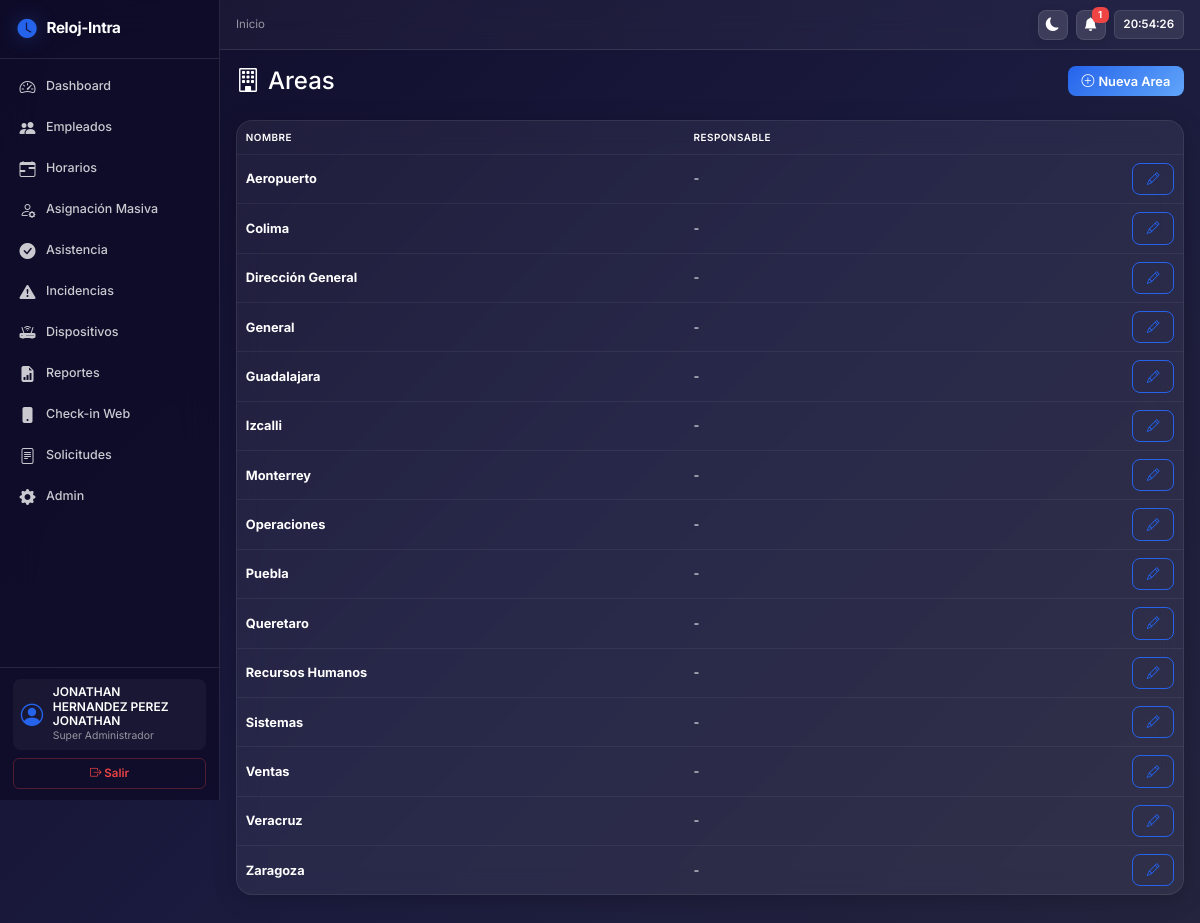
Screenshot of /organizacion/areas/ (signed in) with the database file from the repository.
### apps/cuentas/models.py (models this page shows, shortened)
class Usuario(AbstractUser):
    ROLES = [
        ('normal', 'Normal'),
        ('admin', 'Administrador'),
        ('superadmin', 'Super Administrador'),
    ]
    rol = models.CharField('Rol', max_length=20, choices=ROLES, default='normal')
    debe_cambiar_password = models.BooleanField('Debe cambiar contraseña', default=False)
    class Meta:
        verbose_name = 'Usuario'
        verbose_name_plural = 'Usuarios'
        db_table = 'usuarios'

### apps/organizacion/models.py (models this page shows, shortened)
class Area(models.Model):
    nombre = models.CharField('Nombre', max_length=100, unique=True)
    responsable = models.ForeignKey(
        'empleados.Empleado', on_delete=models.SET_NULL,
        null=True, blank=True, verbose_name='Responsable',
        related_name='area_responsable'
    )
    class Meta:
        verbose_name = 'Area'
        verbose_name_plural = 'Areas'
        db_table = 'areas'
        ordering = ['nombre']

### apps/organizacion/views.py (the view)
# urls.py: path('areas/', views.lista_areas, name='lista-areas'),
@staff_member_required
def lista_areas(request):
    areas = Area.objects.all().select_related('responsable')
    return render(request, 'organizacion/areas.html', {'areas': areas})

### templates/organizacion/areas.html (shortened to what this page needs)
{% extends 'base.html' %}
{% block content %}
<div class="d-flex justify-content-between align-items-center mb-4">
    <h4 class="mb-0"><i class="bi bi-building me-2"></i>Areas</h4>
    <a href="{% url 'nueva-area' %}" class="btn btn-primary btn-sm"><i class="bi bi-plus-circle me-1"></i>Nueva Area</a>
</div>
<div class="card">
    <div class="card-body p-0">
        <table class="table table-hover mb-0">
            <thead><tr><th>Nombre</th><th>Responsable</th><th></th></tr></thead>
            <tbody>
                {% for a in areas %}
                <tr>
                    <td><strong>{{ a.nombre }}</strong></td>
                    <td>{{ a.responsable|default:'-' }}</td>
                    <td class="text-end"><a href="{% url 'editar-area' a.id %}" class="btn btn-sm btn-outline-primary"><i class="bi bi-pencil"></i></a></td>
                </tr>
                {% empty %}
                <tr><td colspan="3" class="text-center text-muted">Sin areas registradas</td></tr>
                {% endfor %}
            </tbody>
        </table>
    </div>
</div>
{% endblock %}

### templates/base.html (shortened to what this page needs)
<!DOCTYPE html>
<html lang="es-mx">
<head>
    <link href="https://cdn.jsdelivr.net/npm/bootstrap@5.3.3/dist/css/bootstrap.min.css" rel="stylesheet">
    <link rel="stylesheet" href="https://cdn.jsdelivr.net/npm/bootstrap-icons@1.11.3/font/bootstrap-icons.min.css">
    <link href="https://unpkg.com/aos@2.3.1/dist/aos.css" rel="stylesheet">
    <link rel="stylesheet" href="/static/css/style.css">
</head>
<body>
    {% if user.is_authenticated %}
    <nav class="sidebar" id="sidebar" {% if not request.resolver_match.url_name == 'login' %}data-aos="fade-right" data-aos-duration="600"{% endif %}>
        <div class="sidebar-header">
            <i class="bi bi-clock-fill"></i>
            <span class="sidebar-brand">Reloj-Intra</span>
        </div>
        <ul class="nav flex-column flex-grow-1">
            <li class="nav-item">
                <a class="nav-link {% if request.resolver_match.url_name == 'dashboard' %}active{% endif %}" href="{% url 'dashboard' %}">
                    <i class="bi bi-speedometer2"></i>
                    <span>Dashboard</span>
                </a>
            </li>
            {% if user.rol != 'normal' %}
            <li class="nav-item">
                <a class="nav-link {% if 'empleados' in request.path %}active{% endif %}" href="{% url 'lista-empleados' %}">
                    <i class="bi bi-people-fill"></i>
                    <span>Empleados</span>
                </a>
            </li>
            <li class="nav-item">
                <a class="nav-link {% if 'horarios' in request.path %}active{% endif %}" href="{% url 'lista-horarios' %}">
                    <i class="bi bi-calendar-range"></i>
                    <span>Horarios</span>
                </a>
            </li>
            <li class="nav-item">
                <a class="nav-link {% if 'asignacion-masiva' in request.path %}active{% endif %}" href="{% url 'asignacion-masiva' %}">
                    <i class="bi bi-person-gear"></i>
                    <span>Asignación Masiva</span>
                </a>
            </li>
            <li class="nav-item">
                <a class="nav-link {% if 'asistencia' in request.path %}active{% endif %}" href="{% url 'buscar-asistencia' %}">
                    <i class="bi bi-check-circle-fill"></i>
                    <span>Asistencia</span>
                </a>
            </li>
            <li class="nav-item">
                <a class="nav-link {% if 'incidencias' in request.path %}active{% endif %}" href="{% url 'lista-incidencias' %}">
                    <i class="bi bi-exclamation-triangle-fill"></i>
                    <span>Incidencias</span>
                </a>
            </li>
            <li class="nav-item">
                <a class="nav-link {% if 'dispositivos' in request.path %}active{% endif %}" href="{% url 'lista-dispositivos' %}">
                    <i class="bi bi-router-fill"></i>
                    <span>Dispositivos</span>
                </a>
            </li>
            <li class="nav-item">
                <a class="nav-link {% if 'reportes' in request.path %}active{% endif %}" href="{% url 'lista-reportes' %}">
                    <i class="bi bi-file-earmark-bar-graph-fill"></i>
                    <span>Reportes</span>
                </a>
            </li>
            {% endif %}
            <li class="nav-item">
                <a class="nav-link {% if 'registro' in request.path %}active{% endif %}" href="{% url 'checkin' %}">
                    <i class="bi bi-phone-fill"></i>
                    <span>Check-in Web</span>
                </a>
            </li>
            <li class="nav-item">
                <a class="nav-link {% if 'solicitudes' in request.path %}active{% endif %}" href="{% url 'lista-solicitudes' %}">
                    <i class="bi bi-file-text"></i>
                    <span>Solicitudes</span>
                </a>
            </li>
            {% if user.rol == 'superadmin' or user.is_superuser %}
            <li class="nav-item">
                <a class="nav-link" href="{% url 'admin:index' %}" target="_blank">
                    <i class="bi bi-gear-fill"></i>
                    <span>Admin</span>
                </a>
            </li>
            {% endif %}
        </ul>
        <div class="sidebar-footer">
            <div class="user-info mb-2">
                <i class="bi bi-person-circle"></i>
                <div>
                    <div class="user-name">{{ user.get_full_name|default:user.username }}</div>
                    <div class="user-rol">{{ user.get_rol_display }}</div>
                </div>
            </div>
            <form method="post" action="{% url 'logout' %}">
                <button type="submit" class="btn btn-outline-danger w-100">
                    <i class="bi bi-box-arrow-right"></i> Salir
                </button>
            </form>
        </div>
    </nav>
    <header class="topbar" id="topbar">
        <div class="topbar-left">
            <nav aria-label="breadcrumb">
                <ol class="breadcrumb">
                    <li class="breadcrumb-item"><a href="{% url 'dashboard' %}" style="color: var(--text-muted); text-decoration: none;">Inicio</a></li>
                </ol>
            </nav>
        </div>
        <div class="topbar-right">
            <button class="topbar-btn" onclick="toggleTheme()" title="Cambiar tema">
                <i class="bi bi-moon-fill" id="theme-icon"></i>
            </button>
            <div class="dropdown">
                <button class="topbar-btn position-relative" id="notif-bell" type="button" data-bs-toggle="dropdown" aria-expanded="false">
                    <i class="bi bi-bell-fill"></i>
                    <span class="badge d-none" id="notif-count">0</span>
                </button>
            </div>
            <div class="topbar-clock" id="topbar-clock">--:--:--</div>
        </div>
    </header>
    <main class="main-content" id="mainContent">
    {% else %}
        <div class="container">
    {% endif %}
        {% block content %}{% endblock %}
    {% if user.is_authenticated %}
    </main>
    {% else %}
    </div>
    {% endif %}
</body>
</html>

### rows the page displays
Usuario: get_full_name "JONATHAN HERNANDEZ PEREZ JONATHAN", rol "Super Administrador"
Area: nombre "Aeropuerto", responsable "-"
Area: nombre "Colima", responsable "-"
Area: nombre "Dirección General", responsable "-"
Area: nombre "General", responsable "-"
Area: nombre "Guadalajara", responsable "-"
Area: nombre "Izcalli", responsable "-"
Area: nombre "Monterrey", responsable "-"
Area: nombre "Operaciones", responsable "-"
Area: nombre "Puebla", responsable "-"
Area: nombre "Queretaro", responsable "-"
Area: nombre "Recursos Humanos", responsable "-"
Area: nombre "Sistemas", responsable "-"
Area: nombre "Ventas", responsable "-"
Area: nombre "Veracruz", responsable "-"
Area: nombre "Zaragoza", responsable "-"
